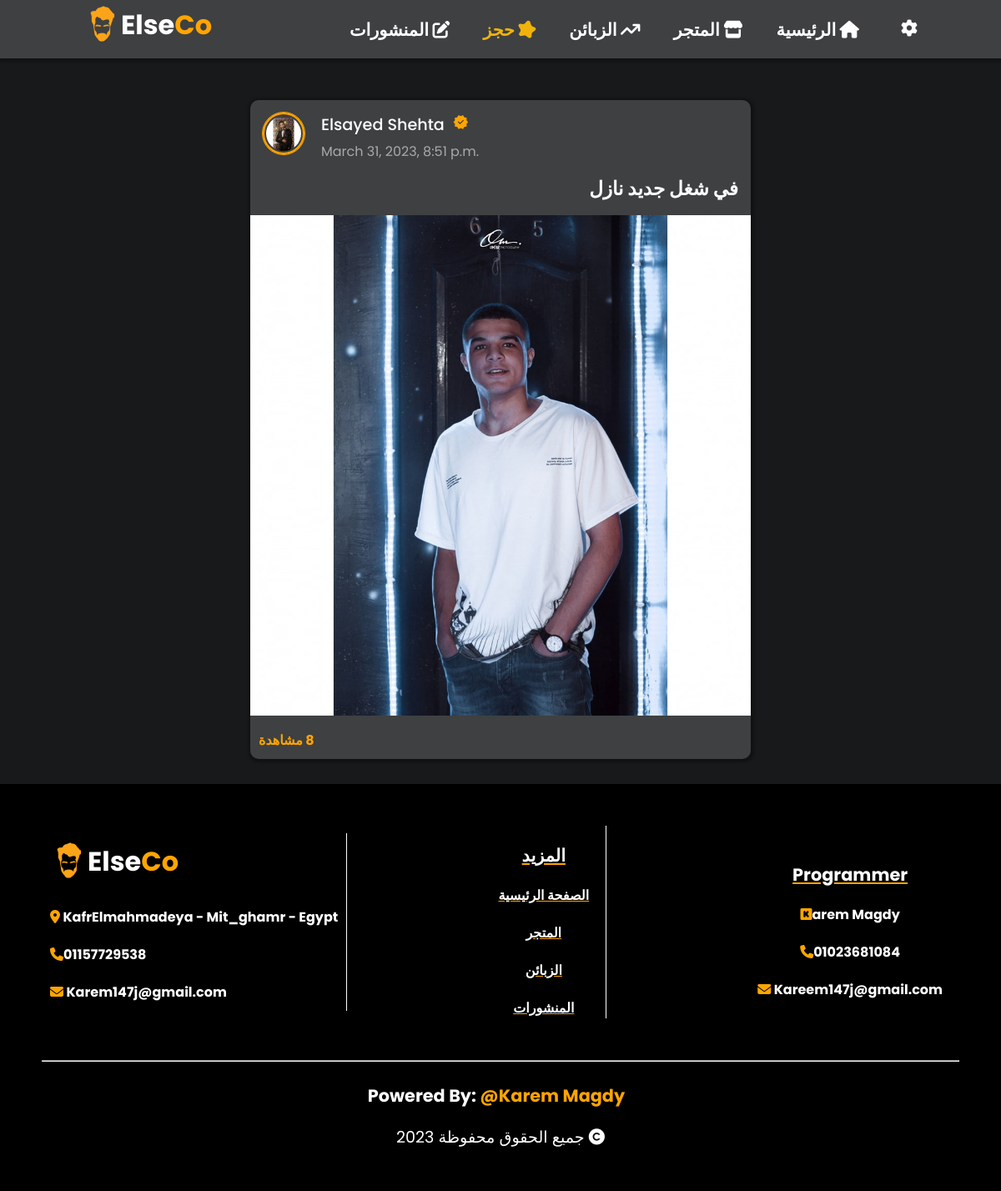
The app's page /post/1/ with its own data.
### datebaise/models.py (models this page shows, shortened)
class Admin(models.Model):
    name = models.CharField(max_length=30, default="username")
    image = models.ImageField(upload_to="admin", default="/static/image/user.png")
    admin_bio = models.TextField(max_length=200, default="Bio")
    phone_num = models.IntegerField(default=0 ,null=True, blank=True)
    face_url = models.URLField(default=0, null=True, blank=True)
    insta_url = models.URLField(default=0, null=True, blank=True)
    tiktok_url = models.URLField(default=0, null=True, blank=True)

class PostsAdd(models.Model):
    post = models.CharField(max_length=60)
    time = models.DateTimeField(default=datetime.now, null=True , blank=True)
    image = models.ImageField(upload_to="posts-photo",null=True , blank=True)
    post_views  = models.IntegerField(default=0, null=True, blank=True)

### datebaise/views.py (the view, shortened to what this page needs)
# urls.py: path('post/<str:pk>/', views.post, name='post'),
@csrf_exempt
def post(request, pk):
    post = PostsAdd.objects.filter(id = pk)
    post_v = PostsAdd.objects.get(id = pk)
    post_v.post_views = post_v.post_views +1
    post_v.save()
    o = {
        'post':post,
        'admin':Admin.objects.all(),
    }
    return render(request, 'pages/post_id.html',o)

### templates/pages/post_id.html (shortened to what this page needs)
<!DOCTYPE html>
<html lang="en">
<head>
    {% load static %}
    <link rel="stylesheet" href="https://cdnjs.cloudflare.com/ajax/libs/font-awesome/6.3.0/css/all.min.css">
    <link rel="stylesheet" href="{% static 'css/style.css' %}">
</head>
<body>
<header class="header1">
    <a href="{% url 'index' %}"><h1 class="log"><img src="{% static 'image/icon.png' %}" width="45px"><span class="span1">Else<span class="span2">Co</span></h1></a>
    <nav class="navigation1">
        <ul class="nav1-option">
            <li><a href="{% url 'posts' %}">المنشورات <i class="fa-solid fa-pen-to-square"></i></a></li>
            <li><a href="{% url 'checks' %}" style="color:rgb(240, 179, 12)">حجز <i class="fa-solid fa-splotch fa-bounce"></i></a></li>
            <li><a href="{% url 'zapayn-main' %}">الزبائن <i class="fa-solid fa-arrow-trend-up"></i></a></li>
            <li><a href="{% url 'store' %}">المتجر <i class="fa-solid fa-store"></i></a></li>
            <li><a href="{% url 'index' %}">الرئيسية <i class="fa-solid fa-house"></i></a></li>
            <button onclick="butsetting1()" id="btn-se-1" class="btn-setting"><i class="fa-solid fa-gear"></i></button>
        </ul>
    </nav>
</header>
    <section class="some-posts" id="section1" style="min-height: 100vh;display:block;padding-bottom:30px">
        {% for i in post %}
            <div class="post-content">
                <div class="post-header" style="margin-bottom: 10px;">
                    {% for x in admin %}
                    <img class="admin-img" src="{{x.image.url}}" width="50px" height="50px" alt="admin-photo">
                    <div class="post-header-content">
                        <h3>{{x.name|capfirst}}<span style="font-size:1em" class="material-symbols-outlined">
                            </span></h3>
                    {% endfor %}
                        <p>{{i.time}}</p>
                    </div>
                </div>
                <div class="user-post" dir="ltr" style="margin-bottom: 10px;width:100%;padding:5px 15px 5px 15px">
                    <h2 class="post-text" style="font-size:1.2em; text-align:end;width:100;">{{i.post}}</h2>
                </div>
                {% if i.image %}
                <div class="post-img" style="width:100%;border-radius:10px;padding:0;margin:0">
                    <img src="{{i.image.url}}" alt="post-photo" width="100%" height="100%">
                </div>
                {% endif %}
                <p class="views" dir="rtl">{{i.post_views}} مشاهدة</p>
            </div>
        {% endfor %}
    </section>
    <footer id="footer">
        <div class="footer-date">
            <div class="loaction">
                <a href="{% url 'index' %}"><h1 class="log"><img src="{% static 'image/icon.png' %}" width="45px"><span class="span1">Else<span class="span2">Co</span></h1></a>
                <h3><i class="fa-sharp fa-solid fa-location-dot"></i> KafrElmahmadeya - Mit_ghamr - Egypt</h3>
                {% for i in admin %}
                <h3><i class="fa-sharp fa-solid fa-phone"></i>0{{i.phone_num}} </h3>
                {% endfor %}
                <h3><i class="fa-solid fa-envelope"></i> Karem147j@gmail.com</h3>
            </div>
            <div class="more-date">
                <h2>المزيد</h2>
                <a href="{% url 'index' %}"><h3>الصفحة الرئيسية</h3></a>
                <a href="{% url 'store' %}"><h3>المتجر</h3></a>
                <a href="{% url 'zapayn-main' %}"><h3>الزبائن</h3></a>
                <a href="{% url 'posts' %}"><h3>المنشورات</h3></a>
            </div>
            <div class="pro-info">
                <h2>Programmer</h2>
                <a target="_blank" href="https://kareem333j.github.io/KaremM/index.html"><h3><i class="fa-brands fa-kickstarter"></i>arem Magdy</h3></a>
                <h3><i class="fa-sharp fa-solid fa-phone"></i>01023681084 </h3>
                <h3><i class="fa-solid fa-envelope"></i> Kareem147j@gmail.com</h3>
            </div>
        </div>
        <br>
        <br>
        <hr>
        <br>
        <div class="footer-programmer" style="width:100%; display:flex;justify-content:center;align-items:center;">
            <h1 style="font-size: 1.3em;width:100%;text-align:center">Powered By: <a href="https://kareem333j.github.io/KaremM/index.html" target="_blank"><span>@Karem Magdy</span></a></h1>
            <p> 2023 جميع الحقوق محفوظة <i class="fa-sharp fa-solid fa-copyright"></i></p>
        </div>
    </footer>
</body>
</html>

### elseco/static/css/style.css (style rules this page uses)
.material-symbols-outlined { font-variation-settings: 'FILL' 0, 'wght' 400, 'GRAD' 200, 'opsz' 48 }
* { font-family: poppins, sans-serif; margin: 0; padding: 0; box-sizing: border-box; scroll-behavior: smooth; }
a { text-decoration: none; display: inline-block; }
.header1 { width: 100vw; padding: 20px 100px; display: flex; justify-content: space-between; align-items: center; background-color: #3E4042; height: 70px; position: fixed; z-index: 999; box-shadow: 1px 1px 3px 3px rgba(15, 15, 15, 0.671); }
.header1 h1 { color: #fff; }
.header1 h1 .span1 { display: inline-block; position: relative; bottom: 10px; }
.header1 h1 .span2 { color: orange; }
.header1 .navigation1 ul { display: flex; }
.header1 .navigation1 li { margin-left: 40px; list-style: none; }
.header1 .navigation1 li a { font-size: 1.3em; font-weight: bold; color: #fff; transition: 0.5s; }
.some-posts { width: 100%; min-height: 50vh; padding-top: 10%; background-color: #18191A; display: flex; justify-content: center; align-items: center; flex-direction: column; }
.post-content { width: 70%; margin: auto; background-color: #3E4042; padding: 20px; display: flex; justify-content: flex-start; border-radius: 10px; margin-bottom: 20px; align-items:flex-start; flex-direction: column; box-shadow: 1px 1px 3px 3px rgba(15, 15, 15, 0.671); }
.post-header { display: flex; margin-bottom: 30px; }
.post-header img { border: 2.5px solid orange; border-radius: 50px; margin-right: 20px; }
.post-header-content { display: flex; justify-content: center; flex-direction: column; }
.post-header-content h3 { color: #fff; font-weight: 500; font-size: 1.2em; margin-bottom: 5px; }
.post-header-content p { color: rgb(170, 169, 169); }
.user-post { color: #fff; font-weight: 500; font-size: 1.2em; }
footer { display: flex; flex-wrap: wrap; flex-direction: column; padding: 50px; background-color: black; }
footer h1 { color: #fff; }
footer h1 .span1 { display: inline-block; position: relative; bottom: 10px; }
footer h1 .span2 { color: orange; }
.footer-date { display: flex; flex-wrap: wrap; justify-content: space-between; align-items: center; }
.footer-date .loaction { display: flex; flex-direction: column; justify-content: center; border-right: 1px solid #fff; padding: 10px; }
.footer-date .loaction h3 { color: #fff; font-size: 1em; margin-top: 20px; }
.footer-date .loaction h3 i { color: orange; }
.footer-date .more-date { display: flex; flex-direction: column; justify-content: center; align-items: center; text-align: center; border-right: 1px solid #fff; padding-right: 20px; }
.footer-date .more-date h3 { color: #fff; font-size: 1em; margin-top: 20px; text-decoration: underline orange; }
.footer-date .more-date h2 { color: #fff; font-size: 1.3em; margin-top: 20px; text-decoration: underline orange; }
.footer-date .pro-info { display: flex; flex-direction: column; justify-content: center; align-items: center; text-align: center; padding-right: 20px; }
.footer-date .pro-info h3 { color: #fff; font-size: 1em; margin-top: 20px; }
.footer-date .pro-info h2 { color: #fff; font-size: 1.3em; margin-top: 20px; text-decoration: underline orange; }
.footer-date .pro-info h3 i { color: orange; }
.footer-programmer { display: flex; justify-content: center; align-items: center; flex-direction: column; }
.footer-programmer h1 { margin-bottom: 20px; }
.footer-programmer span { color: orange; margin-right: 10px; }
.footer-programmer p { color: #fff; font-size: 1.2em; }
.material-symbols-outlined { font-variation-settings: 'FILL' 1, 'wght' 400, 'GRAD' 0, 'opsz' 48; color: orange; margin-left: 10px; font-size: 1em; }
.btn-setting { margin-left: 50px; background-color: #3E4042; border: 0; cursor: pointer; outline: none; }
.btn-setting i { font-size: 1.5em; color: #fff; }

### templates/pages/post_id.html (style rules this page uses)
.post-header img { outline: 0.1px solid orange; padding: 2px; }
.post-header { padding: 15px 15px 0 15px; }
.some-posts h2 { display: flex; justify-content: end; align-items: end; text-align: end; }
.some-posts .user-post { display: flex; justify-content: flex-end; align-items: flex-end; text-align: end; }
.post-content { padding:0; margin-bottom: 0px; }
.views { width: 100%; color: orange; display: flex; justify-content: flex-end; align-items: flex-end; font-weight: bold; text-align: end; padding: 10px 10px 10px 10px; }
@media (min-width:1023px) { .post-content { width: 50%; } }
.btn-setting { margin-left: 50px; background-color: #3E4042; border: 0; cursor: pointer; outline: none; }
.btn-setting i { font-size: 1.5em; color: #fff; }

### records on screen
PostsAdd: time "March 31, 2023, 8:51 p.m.", post "في شغل جديد نازل", image (picture)
Admin: image (picture), name "Elsayed Shehta", phone_num "1157729538"
